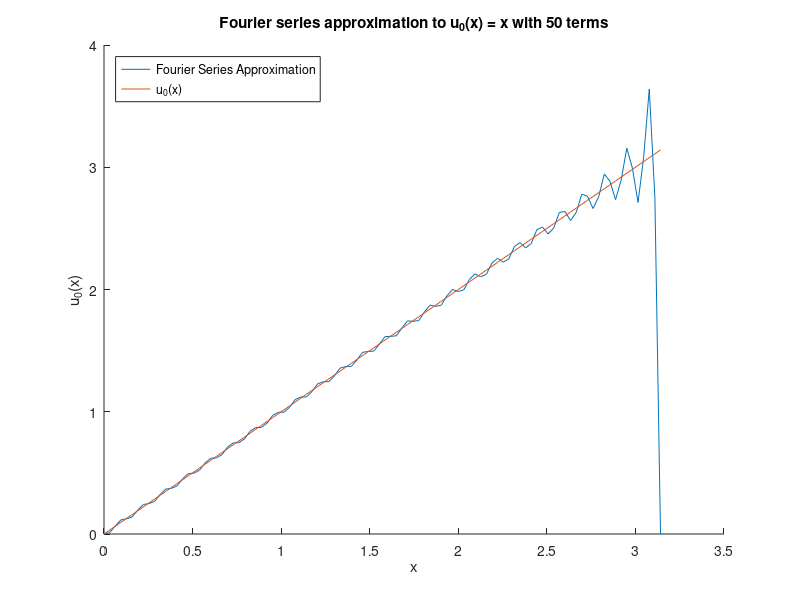
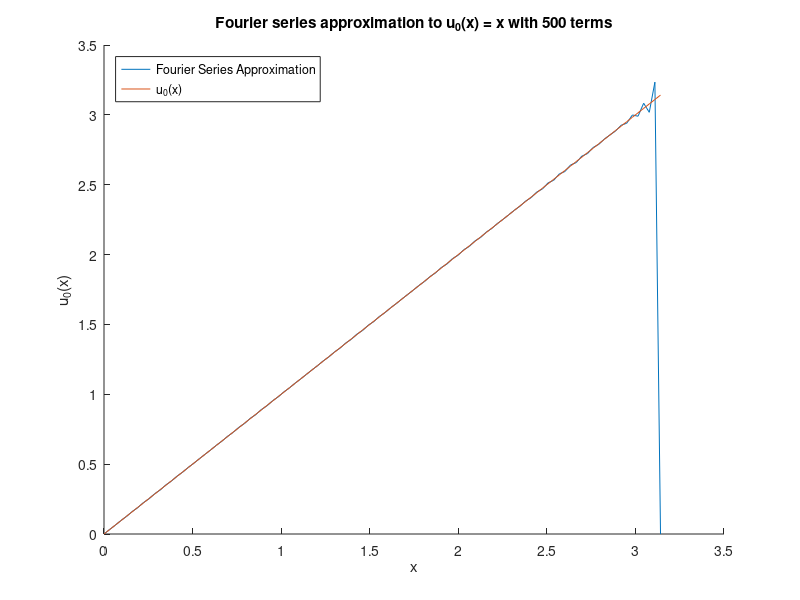

These figures' MATLAB source, in order:
x_0 = 0;
x_1 = pi;
t = linspace(x_0, x_1);
max_computation_order = 2;

u_true = @(x) x;

% Computes a particular Fourier series term
f_term = @(x, n, L, a_n) a_n * sin(n*pi*x / L);

% Computes a particular Fourier sine coefficient
fs_coefficient = @(n, L)  (-1)^(n+1) * (2*L) / (n*pi);

for i=1:max_computation_order
    U = zeros(size(t));
    terms = 5 * 10^i;
    
    for j=1:terms
        U = U + f_term(t, j, x_1, fs_coefficient(j, x_1));
    end

    figure; 
    hold on;
    plot(t, U, 'DisplayName', 'Fourier Series Approximation')
    plot(t, u_true(t), 'DisplayName', 'u_0(x)')
    title(sprintf(
        'Fourier series approximation to u_0(x) = x with %d terms',
         terms
    ))
    xlabel('x')
    ylabel('u_0(x)')

    legend('Location', 'northwest') 
    print('-dpng', sprintf(
        'problem1_fourier_series_solution_%d_terms',
         terms
    ))
    hold off;
    
    input('Press [Enter] to continue...');
end
